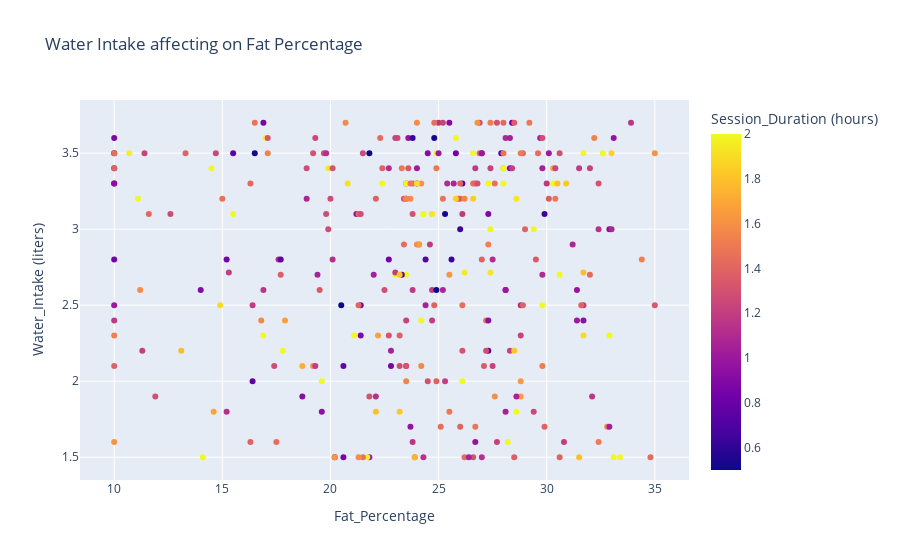

Notebook code cell kept with this figure:
### Markdown cell above
We do not see significant difference in session duration for different workout types.

### Code cell
fig = px.scatter(df.loc[df['Experience_Level'] == 3], y ='Water_Intake (liters)', x ='Fat_Percentage', color = 'Session_Duration (hours)',title='Water Intake affecting on Fat Percentage')
fig.show()

### Figure 1 — Plotly figure (JSON) as saved in the notebook; plotly's stock layout.template omitted (floating-point values rounded to 4 significant figures; data arrays with more than 128 entries replaced by an {"elided": "..."} marker saying what was removed)
{"data": [{"hovertemplate": "Fat_Percentage=%{x}<br>Water_Intake (liters)=%{y}<br>Session_Duration (hours)=%{marker.color}<extra></extra>", "legendgroup": "", "marker": {"color": {"elided": "326 float values"}, "coloraxis": "coloraxis", "symbol": "circle"}, "mode": "markers", "name": "", "orientation": "v", "showlegend": false, "type": "scatter", "x": {"elided": "326 float values"}, "xaxis": "x", "y": {"elided": "326 float values"}, "yaxis": "y"}], "layout": {"autosize": true, "coloraxis": {"colorbar": {"title": {"text": "Session_Duration (hours)"}}, "colorscale": [[0, "#0d0887"], [0.1111, "#46039f"], [0.2222, "#7201a8"], [0.3333, "#9c179e"], [0.4444, "#bd3786"], [0.5556, "#d8576b"], [0.6667, "#ed7953"], [0.7778, "#fb9f3a"], [0.8889, "#fdca26"], [1, "#f0f921"]]}, "legend": {"tracegroupgap": 0}, "title": {"text": "Water Intake affecting on Fat Percentage"}, "xaxis": {"anchor": "y", "autorange": true, "domain": [0, 1], "range": [8.464, 36.54], "title": {"text": "Fat_Percentage"}, "type": "linear"}, "yaxis": {"anchor": "x", "autorange": true, "domain": [0, 1], "range": [1.318, 3.882], "title": {"text": "Water_Intake (liters)"}, "type": "linear"}}}
